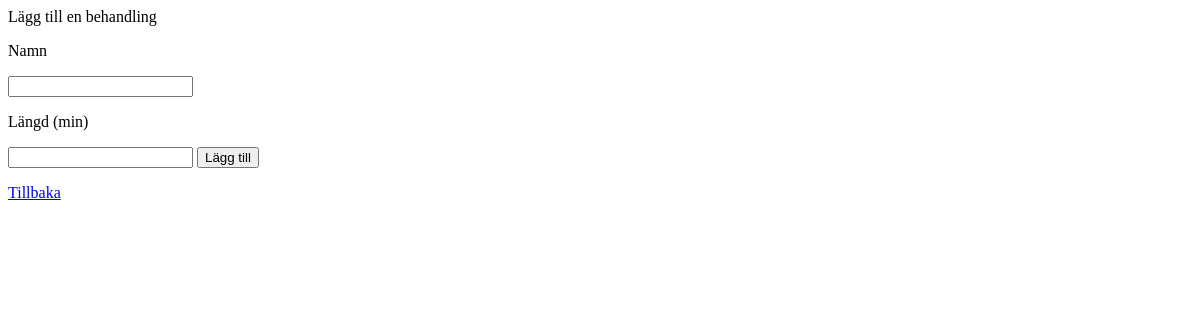
The page /behandlingar.php on the database as committed earlier.
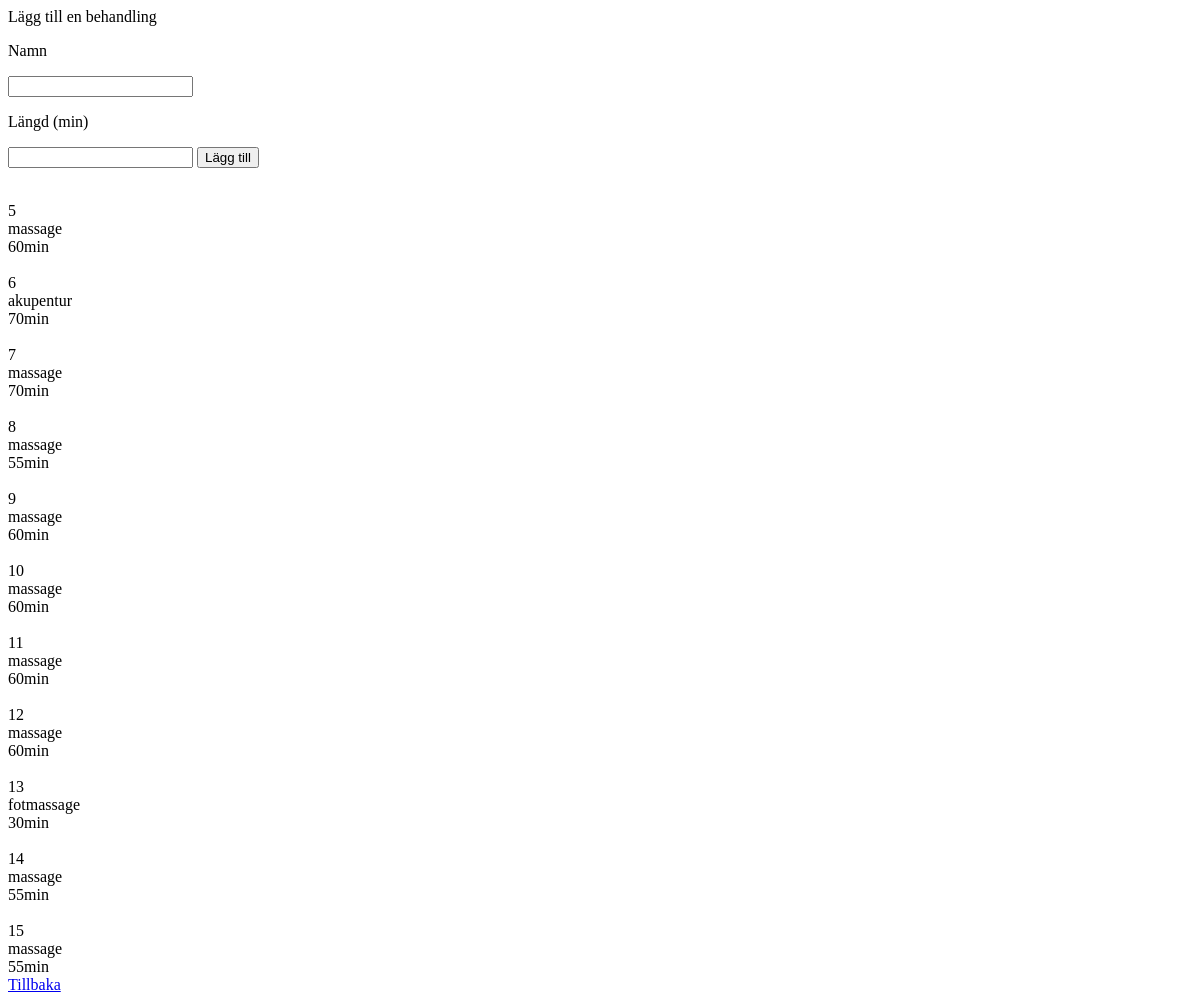
The same page on the database as committed later.
### tables this page shows
CREATE TABLE IF NOT EXISTS `behandlingar` (
`id` int(11) NOT NULL,
  `namn` varchar(30) NOT NULL,
  `längd` int(20) NOT NULL
);

### behandlingar.php (the view, shortened to what this page needs)
<?php
$dbh = new PDO('mysql:dbname=' . DB_NAME . ';host=' . DB_SERVER . ';charset=utf8', DB_USER, DB_PASSWORD);
?>
<html>
    <head>
    </head>
    <body>
        <form method = 'POST'>
            Lägg till en behandling
            <p>Namn</p> <input type = 'text' name = 'behandling' required>
            <p>Längd (min)</p> <input type = 'text' name = 'langd' required>
            <input type = 'submit' value = 'Lägg till' name="addb">
        </form>
        <?php
        $sql = "SELECT * FROM behandlingar";
        $stmt = $dbh->prepare($sql);
        $stmt->execute();
        $behandlingar = $stmt->fetchAll();
        foreach ($behandlingar as $behandling) {
            echo "<br>" . $behandling["id"];
            echo "<br>" . $behandling["namn"];
            echo "<br>" . $behandling ["längd"] . "min <br>";
        }
        ?>
        <a href='index.php'>Tillbaka</a>
    </body>
</html>

Rows that differ between the two databases and show on the page:
added behandlingar: id "5", namn "massage", längd "60"
added behandlingar: id "6", namn "akupentur", längd "70"
added behandlingar: id "7", namn "massage", längd "70"
added behandlingar: id "8", namn "massage", längd "55"
added behandlingar: id "9", namn "massage", längd "60"
added behandlingar: id "10", namn "massage", längd "60"
added behandlingar: id "11", namn "massage", längd "60"
added behandlingar: id "12", namn "massage", längd "60"
added behandlingar: id "13", namn "fotmassage", längd "30"
added behandlingar: id "14", namn "massage", längd "55"
added behandlingar: id "15", namn "massage", längd "55"
